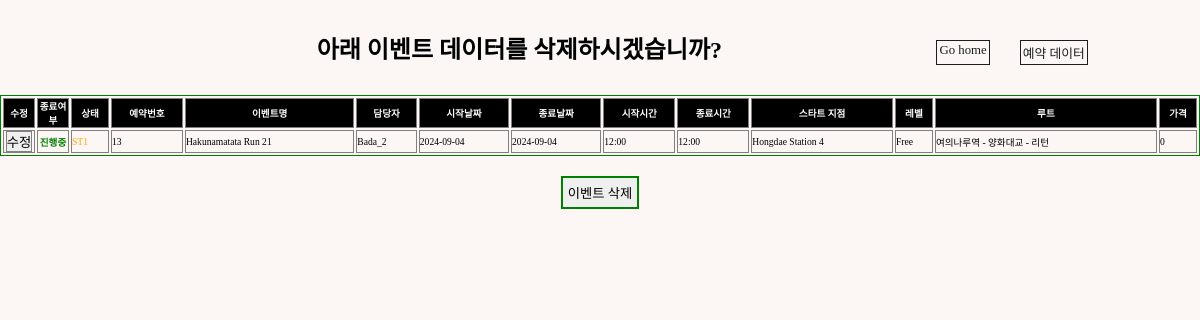
Before: /events/deleventpage/13 (signed in) with the older database file.
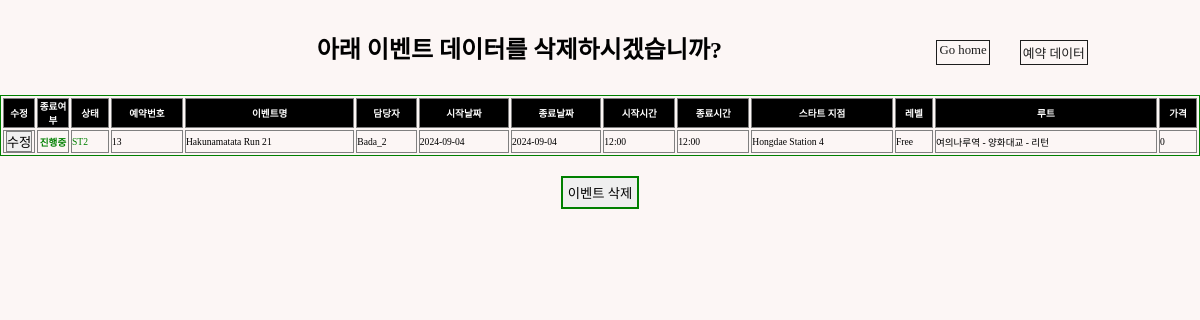
After: the same page with the newer database file.
### events/models.py (models this page shows, shortened)
class GuestRun(models.Model):
    STATUS_CHOICE = [
        ("ST1", "Checking"),
        ("ST2", "On-Sale"),
        ("ST3", "Sold-Out"),
        ("ST4", "Closed"),
    ]
    LEVEL = [
        ("800","Level-1, 800"),
        ("730","Level-2, 730"),
        ("700","Level-3, 700"),
        ("630","Level-4, 630"),
        ("600","Level-5, 600"),
        ("530","Level-6, 530"),
        ("Free","Full Access"),
    ]
    LANGUAGE = [
        ("KO","Korean"),
        ("EN","English"),
        ("JP","Japanese"),
        ("CN","Chinese"),
    ]
    event_id = models.AutoField(
        primary_key=True,
    )
    title = models.CharField(max_length=50)
    manager = models.ForeignKey(Manager, related_name="manager",blank=False, null=True, on_delete=models.SET_NULL)
    start_date = models.DateField(blank=True, null=True)
    start_time = models.TimeField(blank=True, null=True)
    end_date = models.DateField(blank=True, null=True)
    end_time = models.TimeField(blank=True, null=True)
    image = ResizedImageField(size=[1402,1000], upload_to="runMain", blank=True)
    route_image = ResizedImageField(size=[1402,1402], upload_to="runRoute", blank=True)
    start_point = models.CharField(max_length=50)
    status = models.CharField(
        max_length=8,
        choices=STATUS_CHOICE,
        default="ST1",
    )
    level = models.CharField(
        max_length=15,
        choices=LEVEL,
        default="Free",
    )
    lang = MultiSelectField(max_length=10, choices=LANGUAGE)
    amount = models.IntegerField(default=0)
    route = models.CharField(max_length=50, blank=False)
    map_link = models.CharField(max_length=100, blank=True, null=True)
    desc = models.TextField(blank=True)
    completed = models.BooleanField(default=False)

### community/models.py (models this page shows)
class Manager(models.Model):
    m_id = models.AutoField(primary_key=True)
    account = models.ForeignKey(User, on_delete=models.CASCADE)
    name = models.CharField(max_length=20)
    email = models.CharField(max_length=50, blank=False)
    age = models.IntegerField(default=0)
    image = ResizedImageField(size=[200,200], upload_to="avatar", blank=False)
    def __str__(self):
        return self.name + "_"+ str(self.m_id)

### events/views.py (the view)
# urls.py: path("deleventpage/<str:pk>", views.deleventpage, name="deleventpage"),
def deleventpage(request, pk):
    event = GuestRun.objects.filter(pk=pk)
    return render(request, "admin/event_del.html", {"events": event})

### templates/admin/event_del.html (shortened to what this page needs)
{% load static %}
<!DOCTYPE html>
<html lang="en">
  <head>
    <link rel="stylesheet" type="text/css" href="{% static 'css/sterna.css' %}"/>
    <link href="https://cdnjs.cloudflare.com/ajax/libs/bootstrap-datetimepicker/3.0.0/css/bootstrap-datetimepicker.min.css" rel="stylesheet"/>
  </head>
  <body>
    {% if user.is_staff %}
      <div class="tocenter">
        <div class="flex-row" style="width:100%; margin: 30px 0 20px 0; justify-content:space-around;">
          <div style="width:10px;"></div>
          <div>
            <h2>아래 이벤트 데이터를 삭제하시겠습니까?</h2>
          </div>
          <div class="flex-row">
            <a style="border:solid 1px; font-size:0.8rem; padding:2px; margin:10px;" href="{% url "community:index" %}">Go home</a>
            <div style="width:10px;"></div>
            <a style="border:solid 1px; font-size:0.8rem; padding:2px; margin:10px;" href="{% url "community:data" %}">예약 데이터</a>
          </div>
        </div>
      </div>
      {% for data in events %}
        <div>
          <table border="1px solid black" bordercolor="green" style="font-size:0.6rem; width:100%;">
            <tr style="background-color:black; color:white;">
              <th scope="col" style="width:30px; text-align:center">수정</th>
              <th scope="col" style="width:30px; text-align:center">종료여부</th>
              <th scope="col">상태</th>
              <th scope="col">예약번호</th>
              <th scope="col">이벤트명</th>
              <th scope="col">담당자</th>
              <th scope="col">시작날짜</th>
              <th scope="col">종료날짜</th>
              <th scope="col">시작시간</th>
              <th scope="col">종료시간</th>
              <th scope="col">스타트 지점</th>
              <th scope="col">레벨</th>
              <th scope="col">루트</th>
              <th scope="col">가격</th>
            </tr>
            <tr>
              <td style="width:30px; text-align:center">
                <a href="{% url "events:update_event" data.pk %}">
                  <button>수정</button>
                </a>
              </td>
              {% if data.completed == True %}
                <td style="color:white; font-weight:bold; background-color:grey; text-align:center;">완료</td>
              {% else %}
                <td style="color:green; font-weight:bold; text-align:center;">진행중</td>
              {% endif %}
              {% if data.status == "ST1" %}
                <td style="color:orange;">{{data.status}}</td>
              {% elif data.status == "ST2" %}
                <td style="color:green;">{{data.status}}</td>
              {% elif data.status == "ST3" %}
                <td style="color:blue;">{{data.status}}</td>
              {% else %}
                <td style="color:grey;">{{data.status}}</td>
              {% endif %}
              <td>{{data.event_id}}</td>
              <td>{{data.title}}</td>
              <td>{{data.manager}}</td>
              <td>{{data.start_date | date:"Y-m-d"}}</td>
              <td>{{data.end_date | date:"Y-m-d"}}</td>
              <td>{{data.start_time | time:"H:i"}}</td>
              <td>{{data.end_time | time:"H:i"}}</td>
              <td>{{data.start_point}}</td>
              <td>{{data.level}}</td>
              <td>{{data.route}}</td>
              <td>{{data.amount}}</td>
            </tr>
          </table>
          <div class="flex-column">
            <div class="tocenter" style="margin:20px 0 0 0;">
              <a href="{% url "events:delevent" data.pk %}">
                <button style="padding: 5px; border:solid 2px green;">이벤트 삭제</button>
              </a>
            </div>
          </div>
        </div>
      {% endfor %}
    {% endif %}
  </body>
</html>

Changed rows visible on the page:
changed GuestRun "Hakunamatata Run 21": status "ST1" → "ST2"
